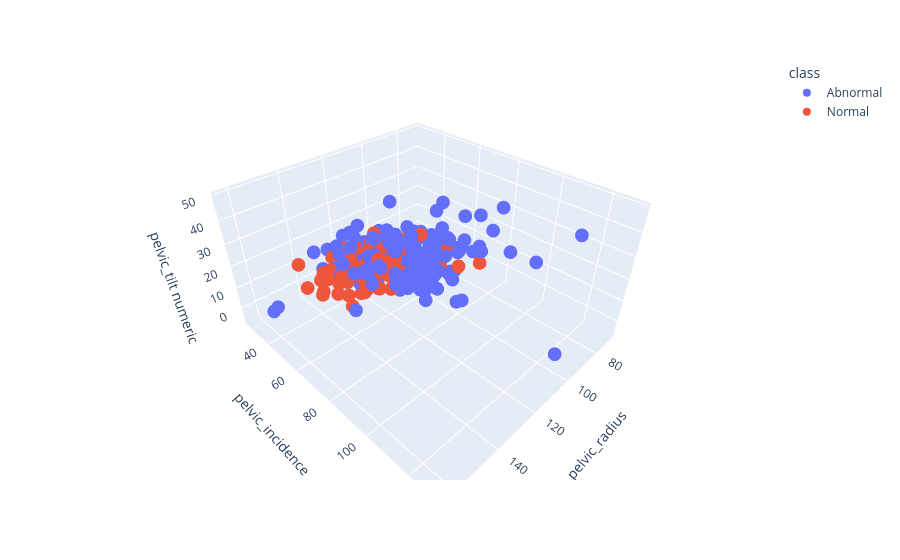

The code cell stored with this chart in its notebook:
### Code cell
# 3D
pe.scatter_3d(data_frame=df,x='pelvic_radius',y='pelvic_incidence',z='pelvic_tilt numeric',color='class')
